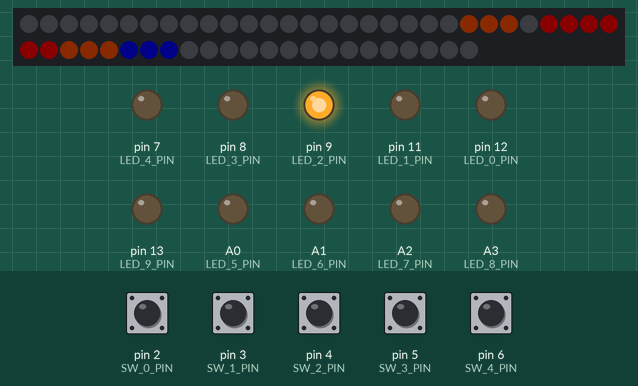
Bench run of a program on a simulated Arduino Nano, built with avr-gcc and run on an emulated ATmega328P. On the bench: 53 RGB LEDs in strip order, left to right, continuing on the next row, output pins drawn as LEDs (lit = HIGH). The inputs (shaded band) are chosen by the test bench; at power-on: pin 2 (SW_0_PIN), pin 3 (SW_1_PIN), pin 4 (SW_2_PIN), pin 5 (SW_3_PIN), pin 6 (SW_4_PIN) HIGH. Dim RGB values are drawn brighter than linear.

Above: at 1.2 s.
1.3 s: pin 6 (SW_4_PIN) pulled LOW for 1 s
At 2.17 s:
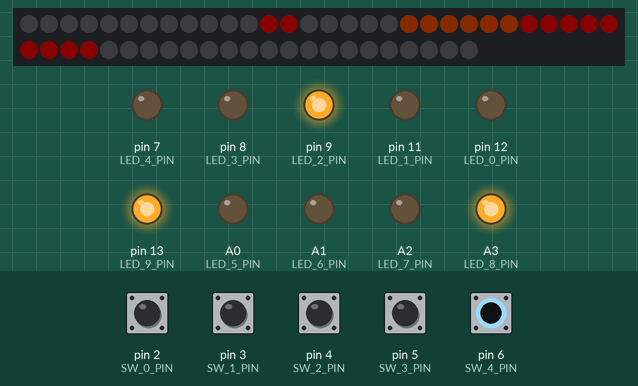
2.9 s: pin 2 (SW_0_PIN) pulled LOW for 0.15 s
At 2.97 s:
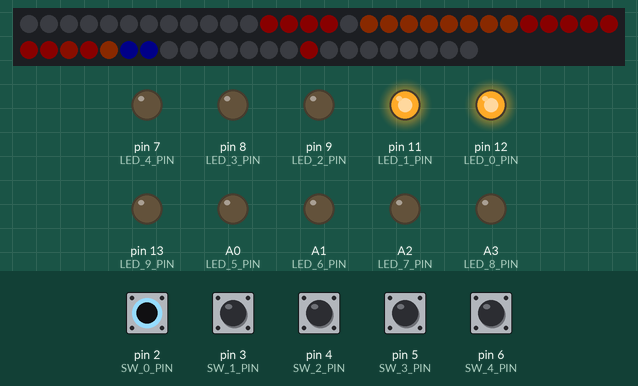
3.6 s: pin 3 (SW_1_PIN) pulled LOW for 0.15 s
At 3.65 s:
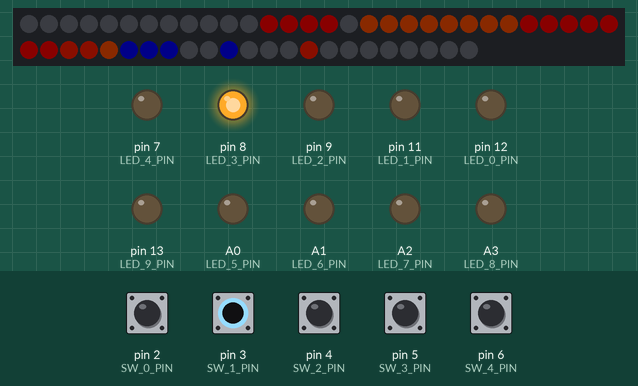
4.3 s: pin 4 (SW_2_PIN) pulled LOW for 0.15 s
At 4.91 s:
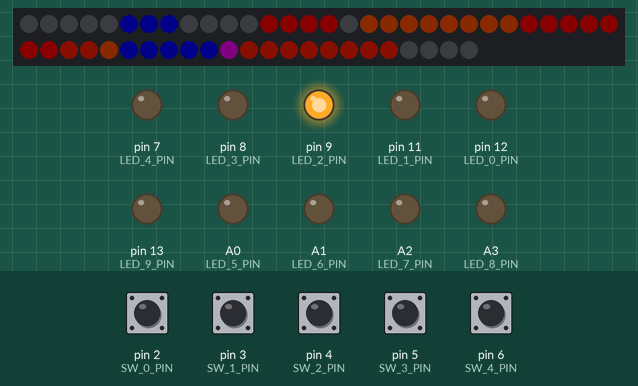
5.0 s: pin 5 (SW_3_PIN) pulled LOW for 0.15 s
At 5.09 s:
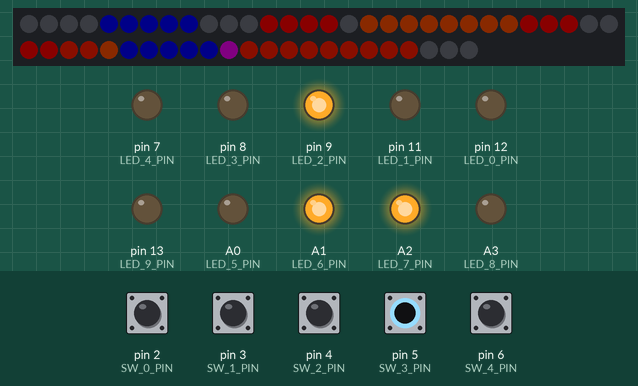
5.7 s: pin 6 (SW_4_PIN) pulled LOW for 0.15 s
At 6.26 s:
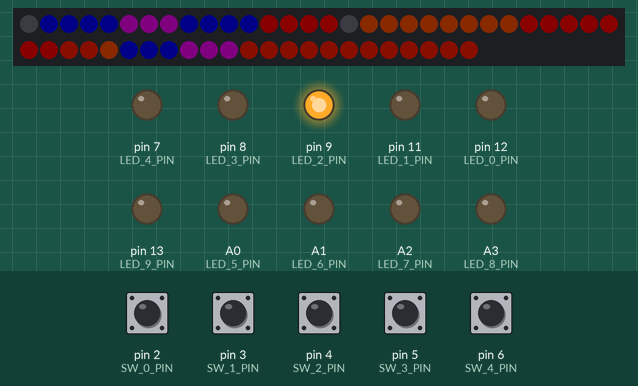
Timing chart, 0 to 7.4 s (numbered marks = the images above; inputs shaded):
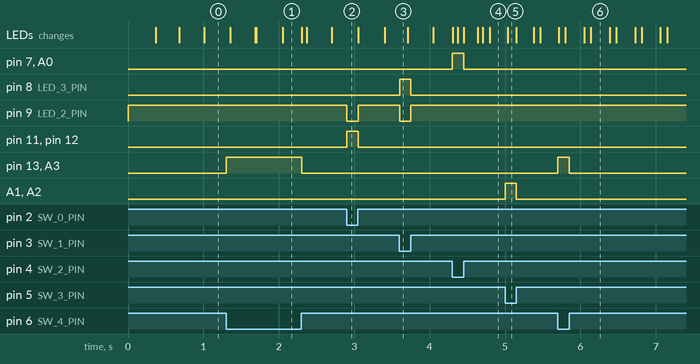

Measured:
- after the input at 1.3 s, pin 13 (LED_9_PIN), A3 (LED_8_PIN): LOW → HIGH at once, → LOW 1.0 s later
- after the input at 2.9 s, pin 9 (LED_2_PIN): HIGH → LOW at once, → HIGH 0.15 s later; pin 11 (LED_1_PIN), pin 12 (LED_0_PIN): LOW → HIGH at once, → LOW 0.15 s later
- after the input at 3.6 s, pin 8 (LED_3_PIN): LOW → HIGH at once, → LOW 0.15 s later; pin 9 (LED_2_PIN): HIGH → LOW at once, → HIGH 0.15 s later
- after the input at 4.3 s, pin 7 (LED_4_PIN), A0 (LED_5_PIN): LOW → HIGH at once, → LOW 0.15 s later
- after the input at 5.0 s, A1 (LED_6_PIN), A2 (LED_7_PIN): LOW → HIGH at once, → LOW 0.15 s later
- after the input at 5.7 s, pin 13 (LED_9_PIN), A3 (LED_8_PIN): LOW → HIGH at once, → LOW 0.15 s later

The program:

main.cpp
```cpp
#include <Arduino.h>

#include "Adafruit_NeoPixel.h"
#include "Automation_driver.h"

/*driver for the automation puzzle*/
Automation_driver driver;

void setup() {

  /*Initialize the driver*/
  driver.begin();
}

void loop() {

  driver.run();
}
```

Pipe.h
```cpp
#pragma once

#include <arduino.h>
#include "Adafruit_NeoPixel.h"
#include "ToggleSwitch.h"

#define NO_PIXEL_BITS (uint64_t)(0);
#define PIXEL_0_BIT (uint64_t)((uint64_t)1 << 0)
#define PIXEL_1_BIT (uint64_t)((uint64_t)1 << 1)
#define PIXEL_2_BIT (uint64_t)((uint64_t)1 << 2)
#define PIXEL_3_BIT (uint64_t)((uint64_t)1 << 3)
#define PIXEL_4_BIT (uint64_t)((uint64_t)1 << 4)
#define PIXEL_5_BIT (uint64_t)((uint64_t)1 << 5)
#define PIXEL_6_BIT (uint64_t)((uint64_t)1 << 6)
#define PIXEL_7_BIT (uint64_t)((uint64_t)1 << 7)
#define PIXEL_8_BIT (uint64_t)((uint64_t)1 << 8)
#define PIXEL_9_BIT (uint64_t)((uint64_t)1 << 9)
#define PIXEL_10_BIT (uint64_t)((uint64_t)1 << 10)
#define PIXEL_11_BIT (uint64_t)((uint64_t)1 << 11)
#define PIXEL_12_BIT (uint64_t)((uint64_t)1 << 12)
#define PIXEL_13_BIT (uint64_t)((uint64_t)1 << 13)
#define PIXEL_14_BIT (uint64_t)((uint64_t)1 << 14)
#define PIXEL_15_BIT (uint64_t)((uint64_t)1 << 15)
#define PIXEL_16_BIT (uint64_t)((uint64_t)1 << 16)
#define PIXEL_17_BIT (uint64_t)((uint64_t)1 << 17)
#define PIXEL_18_BIT (uint64_t)((uint64_t)1 << 18)
#define PIXEL_19_BIT (uint64_t)((uint64_t)1 << 19)
#define PIXEL_20_BIT (uint64_t)((uint64_t)1 << 20)
#define PIXEL_21_BIT (uint64_t)((uint64_t)1 << 21)
#define PIXEL_22_BIT (uint64_t)((uint64_t)1 << 22)
#define PIXEL_23_BIT (uint64_t)((uint64_t)1 << 23)
#define PIXEL_24_BIT (uint64_t)((uint64_t)1 << 24)
#define PIXEL_25_BIT (uint64_t)((uint64_t)1 << 25)
#define PIXEL_26_BIT (uint64_t)((uint64_t)1 << 26)
#define PIXEL_27_BIT (uint64_t)((uint64_t)1 << 27)
#define PIXEL_28_BIT (uint64_t)((uint64_t)1 << 28)
#define PIXEL_29_BIT (uint64_t)((uint64_t)1 << 29)
#define PIXEL_30_BIT (uint64_t)((uint64_t)1 << 30)
#define PIXEL_31_BIT (uint64_t)((uint64_t)1 << 31)
#define PIXEL_32_BIT (uint64_t)((uint64_t)1 << 32)
#define PIXEL_33_BIT (uint64_t)((uint64_t)1 << 33)
#define PIXEL_34_BIT (uint64_t)((uint64_t)1 << 34)
#define PIXEL_35_BIT (uint64_t)((uint64_t)1 << 35)
#define PIXEL_36_BIT (uint64_t)((uint64_t)1 << 36)
#define PIXEL_37_BIT (uint64_t)((uint64_t)1 << 37)
#define PIXEL_38_BIT (uint64_t)((uint64_t)1 << 38)
#define PIXEL_39_BIT (uint64_t)((uint64_t)1 << 39)
#define PIXEL_40_BIT (uint64_t)((uint64_t)1 << 40)
#define PIXEL_41_BIT (uint64_t)((uint64_t)1 << 41)
#define PIXEL_42_BIT (uint64_t)((uint64_t)1 << 42)
#define PIXEL_43_BIT (uint64_t)((uint64_t)1 << 43)
#define PIXEL_44_BIT (uint64_t)((uint64_t)1 << 44)
#define PIXEL_45_BIT (uint64_t)((uint64_t)1 << 45)
#define PIXEL_46_BIT (uint64_t)((uint64_t)1 << 46)
#define PIXEL_47_BIT (uint64_t)((uint64_t)1 << 47)
#define PIXEL_48_BIT (uint64_t)((uint64_t)1 << 48)
#define PIXEL_49_BIT (uint64_t)((uint64_t)1 << 49)
#define PIXEL_50_BIT (uint64_t)((uint64_t)1 << 50)
#define PIXEL_51_BIT (uint64_t)((uint64_t)1 << 51)
#define PIXEL_52_BIT (uint64_t)((uint64_t)1 << 52)

typedef struct{
    uint8_t red;
    uint8_t green;
    uint8_t blue;
}Color;

class Pipe
{
private:
    /* data */
    static const int UPDATE_DELAY = 333;

    uint64_t lastUpdateTime = 0;

    int8_t currentPixel = 0;

    static uint64_t PIXEL_BANK;
    Adafruit_NeoPixel * neoPixel;

    uint64_t ownedPixels;

    Color pipeColor;
    Color outColor;

    bool isReverseDirection = false;

    void set_pipe_color(Color color);
    void move_current_pixel();
    void reset_current_pixel();

public:

public:
    Pipe(/* args */);
    ~Pipe();

    void begin(uint64_t pixels, Adafruit_NeoPixel * neoPixel, bool isReverseDirection);

    void set_color_by_valve(VALVE_BIT valve, Pipe connectedPipe);
    void set_color_by_valve(VALVE_BIT valve, Color color);

    void set_color_by_extension(Pipe pipeToExtend);

    void set_color_by_mix(Pipe pipe1, Pipe pipe2);
};
```

ToggleSwitch.h
```cpp
#pragma once

#include "Automation_settings.h"

typedef uint16_t VALVE_BIT;

#define NO_VALVES_SELECTED    (VALVE_BIT)(0x0)
#define VALVE_0_BIT           (VALVE_BIT)(1 << 0)
#define VALVE_1_BIT           (VALVE_BIT)(1 << 1)
#define VALVE_2_BIT           (VALVE_BIT)(1 << 2)
#define VALVE_3_BIT           (VALVE_BIT)(1 << 3)
#define VALVE_4_BIT           (VALVE_BIT)(1 << 4)
#define VALVE_5_BIT           (VALVE_BIT)(1 << 5)
#define VALVE_6_BIT           (VALVE_BIT)(1 << 6)
#define VALVE_7_BIT           (VALVE_BIT)(1 << 7)
#define VALVE_8_BIT           (VALVE_BIT)(1 << 8)
#define VALVE_9_BIT           (VALVE_BIT)(1 << 9)

class ToggleSwitch
{
private:
    /* data */
    static const int AMOUNT_OF_VALVES = 10;

    int switchPin;

    int switchOldState = 0;

    uint16_t boundValves = 0;

    void toggle_all();
    void toggle_valve(VALVE_BIT bit);

public:
    ToggleSwitch(/* args */);
    ~ToggleSwitch();

    void begin(int switchPin, VALVE_BIT valves);
    void begin(int switchPin);

    bool valve_update();

    void set_valve_bits(VALVE_BIT valves);

    static bool is_valve_open(VALVE_BIT valve);
};
```

Pipe.cpp
```cpp
#include "Pipe.h"
#include "Automation_settings.h"

uint64_t Pipe::PIXEL_BANK = 0;

bool operator!=(Color color1, Color color2){
    return !(
        color1.red == color2.red &&
        color1.green == color2.green &&
        color1.blue == color2.blue
    );
}

Pipe::Pipe(/* args */)
{
}

Pipe::~Pipe()
{
}

void Pipe::begin(uint64_t pixels, Adafruit_NeoPixel * neoPixel, bool isReverseDirection){
    uint64_t checkIfOwned = this->PIXEL_BANK & pixels; //get a mask of already owned pixels
    pixels ^= checkIfOwned; //remove already owned pixel from the list
    this->PIXEL_BANK |= (this->ownedPixels = pixels); //store the owned pixels in the pipe and mark them as owned

    this->isReverseDirection = isReverseDirection;

    this->neoPixel = neoPixel;
}

void Pipe::set_pipe_color(Color color){

    if (color != this->pipeColor)
    {
        this->reset_current_pixel();
    }

    this->pipeColor = color;

    while (   this->currentPixel < NUMBER_OF_PIXELS &&
    (millis() - this->lastUpdateTime) > UPDATE_DELAY){

        if ((this->ownedPixels >> this->currentPixel) & 1)
        {
            (*this->neoPixel).setPixelColor(this->currentPixel,
                                            (*this->neoPixel).Color(color.red,color.green,color.blue));
            this->lastUpdateTime = millis();
        }

        this->move_current_pixel();
    };
}

void Pipe::reset_current_pixel(){
    if (this->isReverseDirection)
    {
        this->currentPixel = (NUMBER_OF_PIXELS - 1);
    }else{
        this->currentPixel = 0;
    }
}

void Pipe::move_current_pixel(){
    if (this->isReverseDirection)
    {
        --this->currentPixel;
    }else{
        ++this->currentPixel;
    }

    if (this->currentPixel == NUMBER_OF_PIXELS || this->currentPixel < 0)
    {
        this->outColor = this->pipeColor;
    }
}

void Pipe::set_color_by_valve(VALVE_BIT valve, Pipe connectedPipe){
    if (ToggleSwitch::is_valve_open(valve))
    {
        this->set_pipe_color(connectedPipe.outColor);
    }else{
        this->set_pipe_color({0,0,0});
    }

}

void Pipe::set_color_by_valve(VALVE_BIT valve, Color color){
    if (ToggleSwitch::is_valve_open(valve))
    {
        this->set_pipe_color(color);
    }else{
        this->set_pipe_color({0,0,0});
    }
}

void Pipe::set_color_by_extension(Pipe pipeToExtend){
    this->set_pipe_color(pipeToExtend.outColor);
}

void Pipe::set_color_by_mix(Pipe pipe1, Pipe pipe2){
    Color pipe1Color = pipe1.outColor;
    Color pipe2Color = pipe2.outColor;

    bool isPipe1On = !(  pipe1Color.red == 0 &&
                        pipe1Color.green == 0 &&
                        pipe1Color.blue == 0);

    bool isPipe2On = !(  pipe2Color.red == 0 &&
                        pipe2Color.green == 0 &&
                        pipe2Color.blue == 0);

    if (isPipe1On && isPipe2On)
    {
        Color newColor;
        newColor.red = (pipe1Color.red + pipe2Color.red) / 2;
        newColor.green = (pipe1Color.green + pipe2Color.green) / 2;
        newColor.blue = (pipe1Color.blue + pipe2Color.blue) / 2;
        this->set_pipe_color(newColor);
    }
    else if ( !isPipe1On && !isPipe2On)
    {
        this->set_pipe_color({0,0,0});
    }
    else if (isPipe1On)
    {
        this->set_pipe_color(pipe1Color);
    }
    else{
        this->set_pipe_color(pipe2Color);
    }
}
```

ToggleSwitch.cpp
```cpp
#include <Arduino.h>
#include "ToggleSwitch.h"

ToggleSwitch::ToggleSwitch(/* args */)
{
}

ToggleSwitch::~ToggleSwitch()
{
}

void ToggleSwitch::begin(int switchPin, VALVE_BIT valves){
    this->switchPin = switchPin;
    this->boundValves = valves;

    bool isSwitchOn = static_cast<bool>(digitalRead(switchPin));

    this->switchOldState = isSwitchOn;

    if (isSwitchOn){
        this->toggle_all();
    }
}

void ToggleSwitch::begin(int switchPin){
    this->switchPin = switchPin;
    this->boundValves = 0;
}

void ToggleSwitch::set_valve_bits(VALVE_BIT valves){
    bool isSwitchOn = static_cast<bool>(digitalRead(this->switchPin));

    this->switchOldState = isSwitchOn;

    if (isSwitchOn){
        this->toggle_all();
        this->boundValves = valves;
        this->toggle_all();
    }else{
        this->boundValves = valves;
    }
}

bool ToggleSwitch::valve_update(){
    bool isSwitchOn = static_cast<bool>(digitalRead(this->switchPin));


    if (isSwitchOn != this->switchOldState) {
        this->toggle_all();
        this->switchOldState = isSwitchOn;
    }

    return isSwitchOn;
}

void ToggleSwitch::toggle_valve(VALVE_BIT bit){
    switch (bit)
    {
    case VALVE_0_BIT:
        digitalWrite(LED_0_PIN, !digitalRead(LED_0_PIN));
        break;
    case VALVE_1_BIT:
        digitalWrite(LED_1_PIN, !digitalRead(LED_1_PIN));
        break;
    case VALVE_2_BIT:
        digitalWrite(LED_2_PIN, !digitalRead(LED_2_PIN));
        break;
    case VALVE_3_BIT:
        digitalWrite(LED_3_PIN, !digitalRead(LED_3_PIN));
        break;
    case VALVE_4_BIT:
        digitalWrite(LED_4_PIN, !digitalRead(LED_4_PIN));
        break;
    case VALVE_5_BIT:
        digitalWrite(LED_5_PIN, !digitalRead(LED_5_PIN));
        break;
    case VALVE_6_BIT:
        digitalWrite(LED_6_PIN, !digitalRead(LED_6_PIN));
        break;
    case VALVE_7_BIT:
        digitalWrite(LED_7_PIN, !digitalRead(LED_7_PIN));
        break;
    case VALVE_8_BIT:
        digitalWrite(LED_8_PIN, !digitalRead(LED_8_PIN));
        break;
    case VALVE_9_BIT:
        digitalWrite(LED_9_PIN, !digitalRead(LED_9_PIN));
        break;
    default:
        break;
    }
}

void ToggleSwitch::toggle_all(){
    for (int i = 0; i < this->AMOUNT_OF_VALVES; i++)
    {
        VALVE_BIT pin = (this->boundValves & (0x1 << i));
        if  (!!pin) {
            this->toggle_valve(pin);
        }
    }
}

bool ToggleSwitch::is_valve_open(VALVE_BIT valve){
    switch (valve)
    {
    case VALVE_0_BIT:
        return !static_cast<bool>(digitalRead(LED_0_PIN));
    case VALVE_1_BIT:
        return !static_cast<bool>(digitalRead(LED_1_PIN));
    case VALVE_2_BIT:
        return !static_cast<bool>(digitalRead(LED_2_PIN));
    case VALVE_3_BIT:
        return !static_cast<bool>(digitalRead(LED_3_PIN));
    case VALVE_4_BIT:
        return !static_cast<bool>(digitalRead(LED_4_PIN));
    case VALVE_5_BIT:
        return !static_cast<bool>(digitalRead(LED_5_PIN));
    case VALVE_6_BIT:
        return !static_cast<bool>(digitalRead(LED_6_PIN));
    case VALVE_7_BIT:
        return !static_cast<bool>(digitalRead(LED_7_PIN));
    case VALVE_8_BIT:
        return !static_cast<bool>(digitalRead(LED_8_PIN));
    case VALVE_9_BIT:
        return !static_cast<bool>(digitalRead(LED_9_PIN));
    default:
        return false;
    }
}
```

Automation_settings.h
```cpp
#pragma once

#define LED_0_PIN           12
#define LED_1_PIN           11
#define LED_2_PIN           9
#define LED_3_PIN           8
#define LED_4_PIN           7
#define LED_5_PIN           A0
#define LED_6_PIN           A1
#define LED_7_PIN           A2
#define LED_8_PIN           A3
#define LED_9_PIN           13

#define SW_0_PIN            2
#define SW_1_PIN            3
#define SW_2_PIN            4
#define SW_3_PIN            5
#define SW_4_PIN            6

// Which pin on the Arduino is connected to the NeoPixels?
#define NEO_PIXEL_PIN       10

// How many NeoPixels are attached to the Arduino?
#define NUMBER_OF_PIXELS    53 // Popular NeoPixel ring size

#define DELAY_VAL           200 // Time (in milliseconds) to pause between pixels
```

Automation_driver.h
```cpp
#pragma once

#include "Adafruit_NeoPixel.h"

#include "ToggleSwitch.h"
#include "Pipe.h"

#define AMOUNT_OF_PIPES (int)(18)
#define AMOUNT_OF_SWITCHES (int)(5)

#define PIPE_1          (int)(0)
#define PIPE_2          (int)(1)
#define PIPE_3          (int)(2)
#define PIPE_4          (int)(3)
#define PIPE_5          (int)(4)
#define PIPE_6_A        (int)(5)
#define PIPE_7          (int)(6)
#define PIPE_8_A        (int)(7)
#define PIPE_9          (int)(8)
#define PIPE_10         (int)(9)
#define PIPE_11         (int)(10)
#define PIPE_12         (int)(11)
#define PIPE_13         (int)(12)
#define PIPE_14         (int)(13)
#define PIPE_8_B        (int)(14)
#define PIPE_8_C        (int)(15)
#define PIPE_6_B        (int)(16)
#define PIPE_6_C        (int)(17)

#define TOGGLESWITCH_1  (int)(0)
#define TOGGLESWITCH_2  (int)(1)
#define TOGGLESWITCH_3  (int)(2)
#define TOGGLESWITCH_4  (int)(3)
#define TOGGLESWITCH_5  (int)(4)

#define SLAVE_ADDRESS   (int)(0x44)

class Automation_driver
{
private:
    /* data */
    Adafruit_NeoPixel   neoPixel;

    ToggleSwitch        toggleSwitches[AMOUNT_OF_SWITCHES];

    Pipe                pipes[AMOUNT_OF_PIPES];

    void                initialize_hardware();

private:
    void                check_switches();//TODO: make this member
    void                update_pipes();//TODO: make this member

    void                interpret_message();
    void                update_switch(int toggleSwitch, VALVE_BIT valves);

public:
    Automation_driver(/* args */);
    ~Automation_driver();
    void begin();

public:
    void                run();
};
```

Source omitted: Automation_driver.cpp (7603 bytes)
